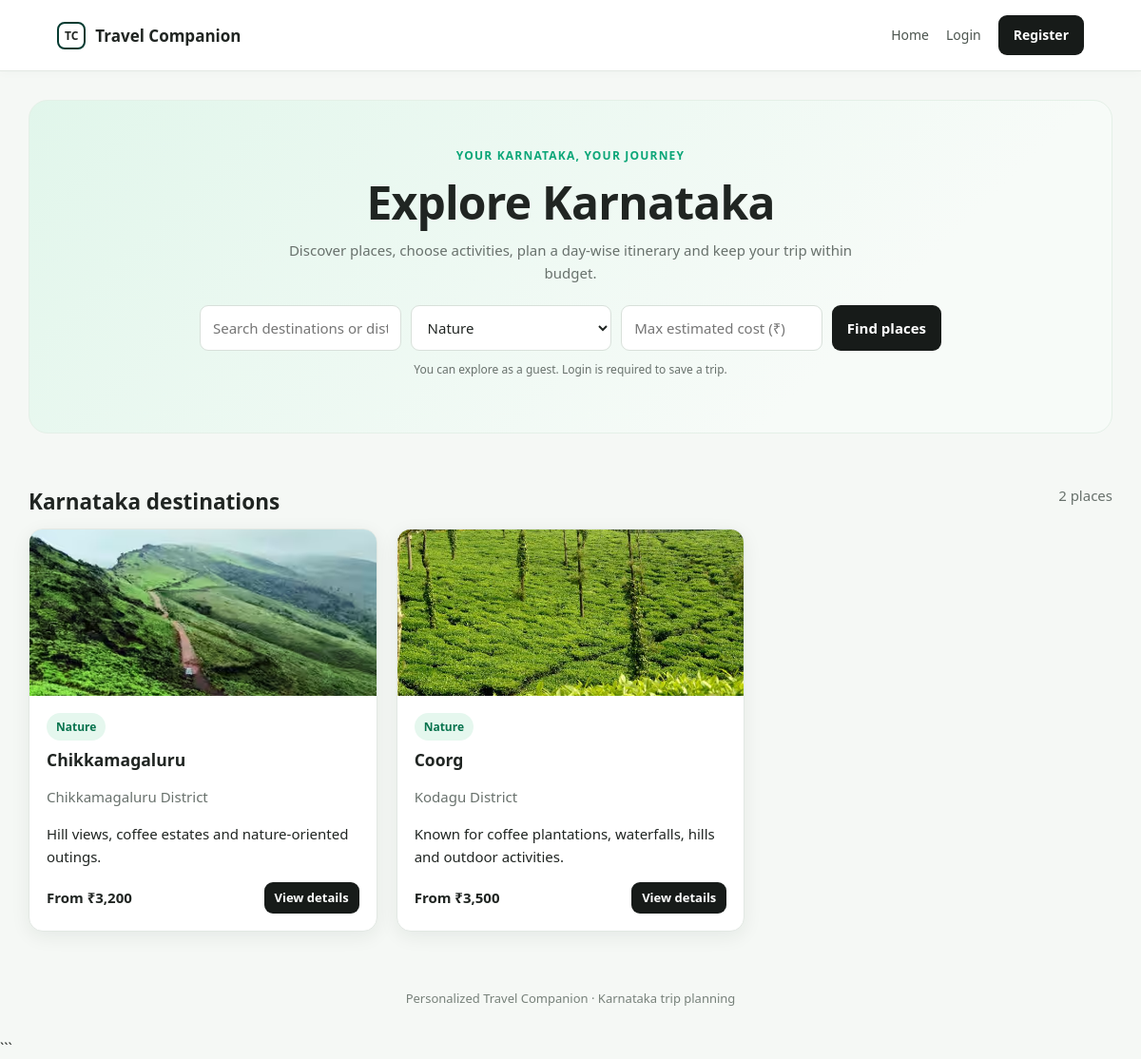
Screenshot of /index.php?category=1 with the database file from the repository.
### tables this page shows
CREATE TABLE IF NOT EXISTS destinations (
    id INT AUTO_INCREMENT PRIMARY KEY,
    name VARCHAR(120) NOT NULL,
    district VARCHAR(100) NOT NULL,
    category_id INT NULL,
    description TEXT,
    image_url VARCHAR(500) DEFAULT '',
    estimated_cost DECIMAL(10,2) NOT NULL DEFAULT 0,
    FOREIGN KEY (category_id)
        REFERENCES categories(id)
        ON DELETE SET NULL
);

CREATE TABLE IF NOT EXISTS categories (
    id INT AUTO_INCREMENT PRIMARY KEY,
    name VARCHAR(80) NOT NULL UNIQUE
);

### config.php (called while the page is built, shortened)
<?php
function e(?string $value): string {
    return htmlspecialchars($value ?? '', ENT_QUOTES, 'UTF-8');
}

### index.php (the view, shortened to what this page needs)
<?php
require 'config.php';
$q = trim($_GET['q'] ?? '');
$category = (int)($_GET['category'] ?? 0);
$minBudget = trim($_GET['budget'] ?? '');
$sql = "SELECT d.*, c.name AS category_name
        FROM destinations d
        LEFT JOIN categories c ON c.id = d.category_id
        WHERE 1=1";
$params = [];
if ($category > 0) {
    $sql .= " AND d.category_id = ?";
    $params[] = $category;
}
$sql .= " ORDER BY d.name";
$stmt = $pdo->prepare($sql);
$stmt->execute($params);
$destinations = $stmt->fetchAll();
$categories = $pdo->query(
    "SELECT * FROM categories ORDER BY name"
)->fetchAll();
require 'header.php';
?>
<section class="hero">
    <div class="eyebrow">
        Your Karnataka, your journey
    </div>
    <h1>Explore Karnataka</h1>
    <p>
        Discover places, choose activities, plan a day-wise
        itinerary and keep your trip within budget.
    </p>
    <form class="searchbox" method="get" action="index.php">
        <input
            name="q"
            placeholder="Search destinations or districts"
            value="<?= e($q) ?>"
        >
        <select name="category">
            <?php foreach ($categories as $c): ?>
                <option
                    value="<?= $c['id'] ?>"
                    <?= $category === (int)$c['id'] ? 'selected' : '' ?>
                >
                    <?= e($c['name']) ?>
                </option>
            <?php endforeach; ?>
        </select>
        <input
            type="number"
            min="0"
            step="100"
            name="budget"
            placeholder="Max estimated cost (₹)"
            value="<?= e($minBudget) ?>"
        >
        <button class="btn">Find places</button>
    </form>
    <p class="smalltext">
        You can explore as a guest. Login is required to save a trip.
    </p>
</section>
<div class="between">
    <h2>Karnataka destinations</h2>
    <span class="muted">
        <?= count($destinations) ?> places
    </span>
</div>
<div class="grid">
    <?php foreach ($destinations as $d): ?>
        <article class="card destination">
            <?php if (!empty($d['image_url'])): ?>
                <img
                    src="<?= e($d['image_url']) ?>"
                    alt="<?= e($d['name']) ?>"
                    loading="lazy"
                >
            <?php else: ?>
                <div style="height: 165px; background: #e8eee9;"></div>
            <?php endif; ?>
            <div class="body">
                <span class="tag">
                    <?= e($d['category_name'] ?? 'Explore') ?>
                </span>
                <h3><?= e($d['name']) ?></h3>
                <p class="muted">
                    <?= e($d['district']) ?> District
                </p>
                <p>
                    <?= e(
                        mb_strimwidth(
                            $d['description'] ?? '',
                            0,
                            125,
                            '…'
                        )
                    ) ?>
                </p>
                <div class="between">
                    <strong>
                        From ₹<?= number_format((float)$d['estimated_cost']) ?>
                    </strong>
                    <a
                        class="btn small"
                        href="destination.php?id=<?= (int)$d['id'] ?>"
                    >
                        View details
                    </a>
                </div>
            </div>
        </article>
    <?php endforeach; ?>
</div>
<?php require 'footer.php'; ?>

### assets/style.css (style rules this page uses)
* { box-sizing: border-box; }
:root { --green: #0ca678; --mint: #36d9a4; --deep: #063b31; --ink: #202522; --muted: #68716c; --paper: #f5f8f5; --line: #e2e8e3; --white: #ffffff; --soft-green: #e5f7ee; --shadow: 0 5px 20px rgba(16, 43, 23, 0.07); --shadow-hover: 0 10px 28px rgba(16, 43, 23, 0.12); }
html { scroll-behavior: smooth; }
body { margin: 0; background: var(--paper); font: 15px/1.6 system-ui, -apple-system, "Segoe UI", sans-serif; color: var(--ink); }
a { color: var(--deep); text-decoration: none; }
img { max-width: 100%; }
.nav-cta, .btn { background: #171b19; color: white; border: 0; border-radius: 9px; padding: 10px 16px; display: inline-block; cursor: pointer; font: inherit; font-weight: 650; text-align: center; transition: background 0.2s ease, transform 0.2s ease, box-shadow 0.2s ease; }
.btn.small { padding: 6px 11px; font-size: 13px; }
h1, h2, h3 { line-height: 1.25; color: var(--ink); }
h2 { margin-top: 28px; margin-bottom: 14px; }
.muted { color: var(--muted); }
.hero { text-align: center; padding: 48px 24px 34px; background: linear-gradient(135deg, #e1f6eb, #f7fbf8 75%); border: 1px solid #e4f0e7; border-radius: 20px; margin-bottom: 30px; }
.eyebrow { color: var(--green); font-weight: 800; text-transform: uppercase; letter-spacing: 1.2px; font-size: 12px; }
.hero h1 { font-size: clamp(30px, 4vw, 48px); line-height: 1.12; margin: 12px 0; letter-spacing: -0.8px; }
.hero p { color: var(--muted); max-width: 650px; margin: 0 auto 22px; }
.searchbox { display: flex; max-width: 780px; margin: 20px auto 10px; gap: 10px; flex-wrap: wrap; }
.searchbox input, .searchbox select { flex: 1; min-width: 140px; }
.grid { display: grid; grid-template-columns: repeat(3, minmax(0, 1fr)); gap: 20px; }
.card { background: var(--white); border: 1px solid var(--line); border-radius: 15px; padding: 20px; box-shadow: var(--shadow); transition: box-shadow 0.22s ease, border-color 0.22s ease; }
.destination { padding: 0; overflow: hidden; }
.destination img { width: 100%; height: 175px; object-fit: cover; background: #e8eee9; display: block; transition: transform 0.35s ease; }
.destination .body { padding: 18px; }
.destination .body h3 { margin-top: 10px; margin-bottom: 8px; }
.tag { display: inline-block; background: var(--soft-green); color: #08734e; padding: 5px 10px; border-radius: 20px; font-size: 12px; font-weight: 700; }
.between { display: flex; justify-content: space-between; align-items: center; gap: 12px; flex-wrap: wrap; }
input, select, textarea { font: inherit; padding: 11px 13px; border: 1px solid #d8e0da; border-radius: 9px; background: var(--white); width: 100%; min-width: 0; color: var(--ink); transition: border-color 0.2s ease, box-shadow 0.2s ease; }
.smalltext { font-size: 12px; color: var(--muted); }

### rows the page displays
destinations: image_url+name (picture), category.name "Nature", name "Chikkamagaluru", district "Chikkamagaluru", description "Hill views, coffee estates and nature-oriented outings.", estimated_cost "3,200"
destinations: image_url+name (picture), category.name "Nature", name "Coorg", district "Kodagu", description "Known for coffee plantations, waterfalls, hills and outdoor activities.", estimated_cost "3,500"

### other values shown
count($destinations) "2"
form field category "Nature"
